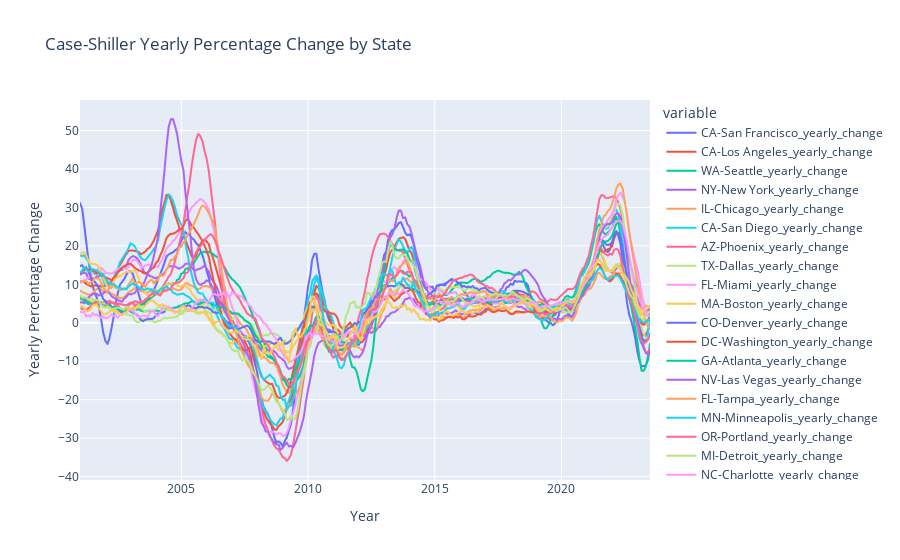

The notebook cell saved with this chart:
### Code cell
# Plotting interactive line graph showing percent changes for every state
fig = px.line(Case_Shiller_by_state_yearly, title='Case-Shiller Yearly Percentage Change by State').update_layout\
       (xaxis_title='Year', yaxis_title='Yearly Percentage Change')
fig.show()

### Figure 1 — Plotly figure (JSON) as saved in the notebook; plotly's stock layout.template omitted (floating-point values rounded to 4 significant figures; data arrays with more than 128 entries replaced by an {"elided": "..."} marker saying what was removed)
{"data": [{"hovertemplate": "variable=CA-San Francisco_yearly_change<br>index=%{x}<br>value=%{y}<extra></extra>", "legendgroup": "CA-San Francisco_yearly_change", "line": {"color": "#636efa", "dash": "solid"}, "marker": {"symbol": "circle"}, "mode": "lines", "name": "CA-San Francisco_yearly_change", "showlegend": true, "type": "scattergl", "x": {"elided": "271 str values"}, "xaxis": "x", "y": {"elided": "271 float values"}, "yaxis": "y"}, {"hovertemplate": "variable=CA-Los Angeles_yearly_change<br>index=%{x}<br>value=%{y}<extra></extra>", "legendgroup": "CA-Los Angeles_yearly_change", "line": {"color": "#EF553B", "dash": "solid"}, "marker": {"symbol": "circle"}, "mode": "lines", "name": "CA-Los Angeles_yearly_change", "showlegend": true, "type": "scattergl", "x": {"elided": "271 str values"}, "xaxis": "x", "y": {"elided": "271 float values"}, "yaxis": "y"}, {"hovertemplate": "variable=WA-Seattle_yearly_change<br>index=%{x}<br>value=%{y}<extra></extra>", "legendgroup": "WA-Seattle_yearly_change", "line": {"color": "#00cc96", "dash": "solid"}, "marker": {"symbol": "circle"}, "mode": "lines", "name": "WA-Seattle_yearly_change", "showlegend": true, "type": "scattergl", "x": {"elided": "271 str values"}, "xaxis": "x", "y": {"elided": "271 float values"}, "yaxis": "y"}, {"hovertemplate": "variable=NY-New York_yearly_change<br>index=%{x}<br>value=%{y}<extra></extra>", "legendgroup": "NY-New York_yearly_change", "line": {"color": "#ab63fa", "dash": "solid"}, "marker": {"symbol": "circle"}, "mode": "lines", "name": "NY-New York_yearly_change", "showlegend": true, "type": "scattergl", "x": {"elided": "271 str values"}, "xaxis": "x", "y": {"elided": "271 float values"}, "yaxis": "y"}, {"hovertemplate": "variable=IL-Chicago_yearly_change<br>index=%{x}<br>value=%{y}<extra></extra>", "legendgroup": "IL-Chicago_yearly_change", "line": {"color": "#FFA15A", "dash": "solid"}, "marker": {"symbol": "circle"}, "mode": "lines", "name": "IL-Chicago_yearly_change", "showlegend": true, "type": "scattergl", "x": {"elided": "271 str values"}, "xaxis": "x", "y": {"elided": "271 float values"}, "yaxis": "y"}, {"hovertemplate": "variable=CA-San Diego_yearly_change<br>index=%{x}<br>value=%{y}<extra></extra>", "legendgroup": "CA-San Diego_yearly_change", "line": {"color": "#19d3f3", "dash": "solid"}, "marker": {"symbol": "circle"}, "mode": "lines", "name": "CA-San Diego_yearly_change", "showlegend": true, "type": "scattergl", "x": {"elided": "271 str values"}, "xaxis": "x", "y": {"elided": "271 float values"}, "yaxis": "y"}, {"hovertemplate": "variable=AZ-Phoenix_yearly_change<br>index=%{x}<br>value=%{y}<extra></extra>", "legendgroup": "AZ-Phoenix_yearly_change", "line": {"color": "#FF6692", "dash": "solid"}, "marker": {"symbol": "circle"}, "mode": "lines", "name": "AZ-Phoenix_yearly_change", "showlegend": true, "type": "scattergl", "x": {"elided": "271 str values"}, "xaxis": "x", "y": {"elided": "271 float values"}, "yaxis": "y"}, {"hovertemplate": "variable=TX-Dallas_yearly_change<br>index=%{x}<br>value=%{y}<extra></extra>", "legendgroup": "TX-Dallas_yearly_change", "line": {"color": "#B6E880", "dash": "solid"}, "marker": {"symbol": "circle"}, "mode": "lines", "name": "TX-Dallas_yearly_change", "showlegend": true, "type": "scattergl", "x": {"elided": "271 str values"}, "xaxis": "x", "y": {"elided": "271 float values"}, "yaxis": "y"}, {"hovertemplate": "variable=FL-Miami_yearly_change<br>index=%{x}<br>value=%{y}<extra></extra>", "legendgroup": "FL-Miami_yearly_change", "line": {"color": "#FF97FF", "dash": "solid"}, "marker": {"symbol": "circle"}, "mode": "lines", "name": "FL-Miami_yearly_change", "showlegend": true, "type": "scattergl", "x": {"elided": "271 str values"}, "xaxis": "x", "y": {"elided": "271 float values"}, "yaxis": "y"}, {"hovertemplate": "variable=MA-Boston_yearly_change<br>index=%{x}<br>value=%{y}<extra></extra>", "legendgroup": "MA-Boston_yearly_change", "line": {"color": "#FECB52", "dash": "solid"}, "marker": {"symbol": "circle"}, "mode": "lines", "name": "MA-Boston_yearly_change", "showlegend": true, "type": "scattergl", "x": {"elided": "271 str values"}, "xaxis": "x", "y": {"elided": "271 float values"}, "yaxis": "y"}, {"hovertemplate": "variable=CO-Denver_yearly_change<br>index=%{x}<br>value=%{y}<extra></extra>", "legendgroup": "CO-Denver_yearly_change", "line": {"color": "#636efa", "dash": "solid"}, "marker": {"symbol": "circle"}, "mode": "lines", "name": "CO-Denver_yearly_change", "showlegend": true, "type": "scattergl", "x": {"elided": "271 str values"}, "xaxis": "x", "y": {"elided": "271 float values"}, "yaxis": "y"}, {"hovertemplate": "variable=DC-Washington_yearly_change<br>index=%{x}<br>value=%{y}<extra></extra>", "legendgroup": "DC-Washington_yearly_change", "line": {"color": "#EF553B", "dash": "solid"}, "marker": {"symbol": "circle"}, "mode": "lines", "name": "DC-Washington_yearly_change", "showlegend": true, "type": "scattergl", "x": {"elided": "271 str values"}, "xaxis": "x", "y": {"elided": "271 float values"}, "yaxis": "y"}, {"hovertemplate": "variable=GA-Atlanta_yearly_change<br>index=%{x}<br>value=%{y}<extra></extra>", "legendgroup": "GA-Atlanta_yearly_change", "line": {"color": "#00cc96", "dash": "solid"}, "marker": {"symbol": "circle"}, "mode": "lines", "name": "GA-Atlanta_yearly_change", "showlegend": true, "type": "scattergl", "x": {"elided": "271 str values"}, "xaxis": "x", "y": {"elided": "271 float values"}, "yaxis": "y"}, {"hovertemplate": "variable=NV-Las Vegas_yearly_change<br>index=%{x}<br>value=%{y}<extra></extra>", "legendgroup": "NV-Las Vegas_yearly_change", "line": {"color": "#ab63fa", "dash": "solid"}, "marker": {"symbol": "circle"}, "mode": "lines", "name": "NV-Las Vegas_yearly_change", "showlegend": true, "type": "scattergl", "x": {"elided": "271 str values"}, "xaxis": "x", "y": {"elided": "271 float values"}, "yaxis": "y"}, {"hovertemplate": "variable=FL-Tampa_yearly_change<br>index=%{x}<br>value=%{y}<extra></extra>", "legendgroup": "FL-Tampa_yearly_change", "line": {"color": "#FFA15A", "dash": "solid"}, "marker": {"symbol": "circle"}, "mode": "lines", "name": "FL-Tampa_yearly_change", "showlegend": true, "type": "scattergl", "x": {"elided": "271 str values"}, "xaxis": "x", "y": {"elided": "271 float values"}, "yaxis": "y"}, {"hovertemplate": "variable=MN-Minneapolis_yearly_change<br>index=%{x}<br>value=%{y}<extra></extra>", "legendgroup": "MN-Minneapolis_yearly_change", "line": {"color": "#19d3f3", "dash": "solid"}, "marker": {"symbol": "circle"}, "mode": "lines", "name": "MN-Minneapolis_yearly_change", "showlegend": true, "type": "scattergl", "x": {"elided": "271 str values"}, "xaxis": "x", "y": {"elided": "271 float values"}, "yaxis": "y"}, {"hovertemplate": "variable=OR-Portland_yearly_change<br>index=%{x}<br>value=%{y}<extra></extra>", "legendgroup": "OR-Portland_yearly_change", "line": {"color": "#FF6692", "dash": "solid"}, "marker": {"symbol": "circle"}, "mode": "lines", "name": "OR-Portland_yearly_change", "showlegend": true, "type": "scattergl", "x": {"elided": "271 str values"}, "xaxis": "x", "y": {"elided": "271 float values"}, "yaxis": "y"}, {"hovertemplate": "variable=MI-Detroit_yearly_change<br>index=%{x}<br>value=%{y}<extra></extra>", "legendgroup": "MI-Detroit_yearly_change", "line": {"color": "#B6E880", "dash": "solid"}, "marker": {"symbol": "circle"}, "mode": "lines", "name": "MI-Detroit_yearly_change", "showlegend": true, "type": "scattergl", "x": {"elided": "271 str values"}, "xaxis": "x", "y": {"elided": "271 float values"}, "yaxis": "y"}, {"hovertemplate": "variable=NC-Charlotte_yearly_change<br>index=%{x}<br>value=%{y}<extra></extra>", "legendgroup": "NC-Charlotte_yearly_change", "line": {"color": "#FF97FF", "dash": "solid"}, "marker": {"symbol": "circle"}, "mode": "lines", "name": "NC-Charlotte_yearly_change", "showlegend": true, "type": "scattergl", "x": {"elided": "271 str values"}, "xaxis": "x", "y": {"elided": "271 float values"}, "yaxis": "y"}, {"hovertemplate": "variable=OH-Cleveland_yearly_change<br>index=%{x}<br>value=%{y}<extra></extra>", "legendgroup": "OH-Cleveland_yearly_change", "line": {"color": "#FECB52", "dash": "solid"}, "marker": {"symbol": "circle"}, "mode": "lines", "name": "OH-Cleveland_yearly_change", "showlegend": true, "type": "scattergl", "x": {"elided": "271 str values"}, "xaxis": "x", "y": {"elided": "271 float values"}, "yaxis": "y"}], "layout": {"legend": {"title": {"text": "variable"}, "tracegroupgap": 0}, "title": {"text": "Case-Shiller Yearly Percentage Change by State"}, "xaxis": {"anchor": "y", "domain": [0, 1], "title": {"text": "Year"}}, "yaxis": {"anchor": "x", "domain": [0, 1], "title": {"text": "Yearly Percentage Change"}}}}
